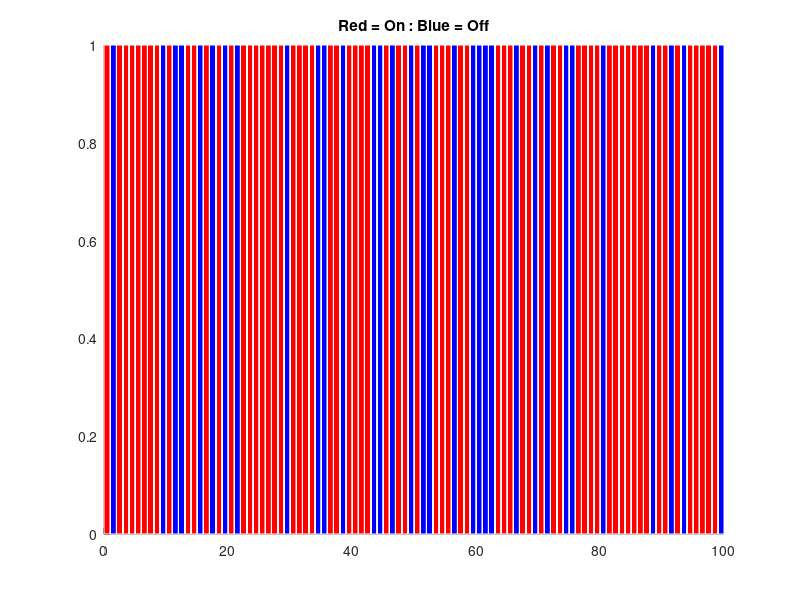

The MATLAB source for this figure:
clearvars;
close all;

% Represents a simple 2 step Markov Chain (states 0-off and 1-on).

State = 0;  %initial state of machine

P_01 = 0.9; %probability of state 0 going to state 1
P_00 = 1-P_01;  %probability of state 0 staying in state 0

P_10 = 0.3; %probability of state 1 going to state 0
P_11 = 1-P_10;  %probability of state 1 staying in state 1

Events = 100;  %number of events that occur

Color = zeros(Events,3);    %memory allocation for color of squares
Step = zeros(1,Events);
Log = zeros(1,Events+1);
Log(1) = State;   %log of history of states

for i = 1:Events
    Step(i) = i;
    j = rand;   %random number to decide what occurs in step
    
    if State == 0
        if j <= P_01  %if j is less than probability of state swapping...
            State = 1;  %...then switch states of machine
        end
    else
        if j <= P_10  %if j is less than probability of state swapping...
            State = 0;  %...then switch states of machine
        end
    end
    Log(i+1) = State;
    if State == 1   %if machine is turned on...
        Color(i+1,:) = [1 0 0]; %...square is red
    else
        Color(i+1,:) = [0 0 1];
    end
end

figure(1);
for k = 1:Events
    rectangle('Position',[(k-1) 0 1 1],'FaceColor',[Color(k+1,1) Color(k+1,2) Color(k+1,3)],'EdgeColor',[1 1 1]);
end
title('Red = On : Blue = Off');